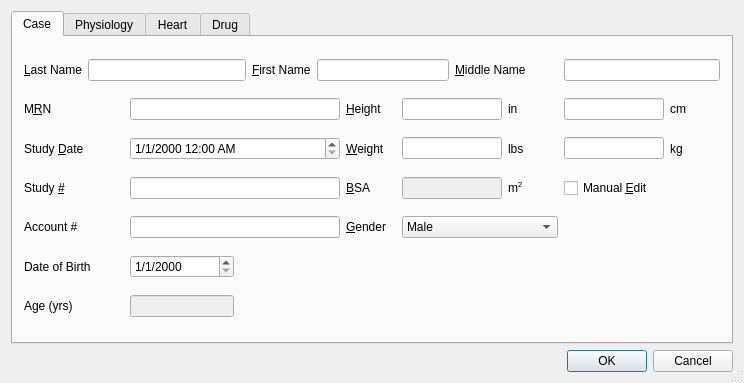
<?xml version="1.0" encoding="UTF-8"?>
<ui version="4.0">
 <class>PatientDialog</class>
 <widget class="QDialog" name="PatientDialog">
  <property name="geometry">
   <rect>
    <x>0</x>
    <y>0</y>
    <width>735</width>
    <height>383</height>
   </rect>
  </property>
  <property name="mouseTracking">
   <bool>false</bool>
  </property>
  <property name="windowTitle">
   <string>Patient Information</string>
  </property>
  <property name="sizeGripEnabled">
   <bool>true</bool>
  </property>
  <layout class="QGridLayout">
   <item row="0" column="0">
    <widget class="QTabWidget" name="tabWidget">
     <property name="mouseTracking">
      <bool>true</bool>
     </property>
     <property name="currentIndex">
      <number>0</number>
     </property>
     <widget class="QWidget" name="caseTab">
      <attribute name="title">
       <string>Case</string>
      </attribute>
      <layout class="QGridLayout">
       <item row="0" column="0">
        <widget class="QLabel" name="textLabel1">
         <property name="text">
          <string>&amp;Last Name</string>
         </property>
         <property name="buddy">
          <cstring>lastNameLineEdit</cstring>
         </property>
        </widget>
       </item>
       <item row="0" column="1" colspan="3">
        <widget class="QLineEdit" name="lastNameLineEdit"/>
       </item>
       <item row="0" column="4">
        <widget class="QLabel" name="textLabel2">
         <property name="text">
          <string>&amp;First Name</string>
         </property>
         <property name="buddy">
          <cstring>firstNameLineEdit</cstring>
         </property>
        </widget>
       </item>
       <item row="0" column="5" colspan="3">
        <widget class="QLineEdit" name="firstNameLineEdit"/>
       </item>
       <item row="0" column="8" colspan="2">
        <widget class="QLabel" name="textLabel3">
         <property name="text">
          <string>&amp;Middle Name</string>
         </property>
         <property name="alignment">
          <set>Qt::AlignVCenter</set>
         </property>
         <property name="buddy">
          <cstring>middleNameLineEdit</cstring>
         </property>
        </widget>
       </item>
       <item row="0" column="10" colspan="2">
        <widget class="QLineEdit" name="middleNameLineEdit"/>
       </item>
       <item row="1" column="0" colspan="2">
        <widget class="QLabel" name="textLabel2_2">
         <property name="sizePolicy">
          <sizepolicy hsizetype="Preferred" vsizetype="Preferred">
           <horstretch>0</horstretch>
           <verstretch>0</verstretch>
          </sizepolicy>
         </property>
         <property name="minimumSize">
          <size>
           <width>100</width>
           <height>0</height>
          </size>
         </property>
         <property name="text">
          <string>M&amp;RN</string>
         </property>
         <property name="buddy">
          <cstring>mrnLineEdit</cstring>
         </property>
        </widget>
       </item>
       <item row="1" column="2" colspan="4">
        <widget class="QLineEdit" name="mrnLineEdit">
         <property name="sizePolicy">
          <sizepolicy hsizetype="Minimum" vsizetype="Fixed">
           <horstretch>0</horstretch>
           <verstretch>0</verstretch>
          </sizepolicy>
         </property>
         <property name="minimumSize">
          <size>
           <width>200</width>
           <height>0</height>
          </size>
         </property>
        </widget>
       </item>
       <item row="1" column="6">
        <widget class="QLabel" name="textLabel6">
         <property name="minimumSize">
          <size>
           <width>50</width>
           <height>0</height>
          </size>
         </property>
         <property name="text">
          <string>&amp;Height</string>
         </property>
         <property name="buddy">
          <cstring>heightInLineEdit</cstring>
         </property>
        </widget>
       </item>
       <item row="1" column="7" colspan="2">
        <widget class="QLineEdit" name="heightInLineEdit">
         <property name="sizePolicy">
          <sizepolicy hsizetype="Minimum" vsizetype="Fixed">
           <horstretch>0</horstretch>
           <verstretch>0</verstretch>
          </sizepolicy>
         </property>
         <property name="minimumSize">
          <size>
           <width>100</width>
           <height>0</height>
          </size>
         </property>
        </widget>
       </item>
       <item row="1" column="9">
        <widget class="QLabel" name="textLabel1_3">
         <property name="minimumSize">
          <size>
           <width>50</width>
           <height>0</height>
          </size>
         </property>
         <property name="text">
          <string>in</string>
         </property>
        </widget>
       </item>
       <item row="1" column="10">
        <widget class="QLineEdit" name="heightCmLineEdit">
         <property name="sizePolicy">
          <sizepolicy hsizetype="Minimum" vsizetype="Fixed">
           <horstretch>0</horstretch>
           <verstretch>0</verstretch>
          </sizepolicy>
         </property>
         <property name="minimumSize">
          <size>
           <width>100</width>
           <height>0</height>
          </size>
         </property>
        </widget>
       </item>
       <item row="1" column="11">
        <widget class="QLabel" name="textLabel3_2">
         <property name="minimumSize">
          <size>
           <width>50</width>
           <height>0</height>
          </size>
         </property>
         <property name="text">
          <string>cm</string>
         </property>
        </widget>
       </item>
       <item row="2" column="0" colspan="2">
        <widget class="QLabel" name="textLabel1_5">
         <property name="minimumSize">
          <size>
           <width>100</width>
           <height>0</height>
          </size>
         </property>
         <property name="text">
          <string>Study &amp;Date</string>
         </property>
         <property name="buddy">
          <cstring>studyDateTimeEdit</cstring>
         </property>
        </widget>
       </item>
       <item row="2" column="2" colspan="4">
        <widget class="QDateTimeEdit" name="studyDateTimeEdit">
         <property name="sizePolicy">
          <sizepolicy hsizetype="Minimum" vsizetype="Fixed">
           <horstretch>0</horstretch>
           <verstretch>0</verstretch>
          </sizepolicy>
         </property>
         <property name="minimumSize">
          <size>
           <width>200</width>
           <height>0</height>
          </size>
         </property>
         <property name="displayFormat">
          <string>M/d/yyyy h:mm AP</string>
         </property>
        </widget>
       </item>
       <item row="2" column="6">
        <widget class="QLabel" name="textLabel11">
         <property name="minimumSize">
          <size>
           <width>50</width>
           <height>0</height>
          </size>
         </property>
         <property name="text">
          <string>&amp;Weight</string>
         </property>
         <property name="buddy">
          <cstring>weightLbsLineEdit</cstring>
         </property>
        </widget>
       </item>
       <item row="2" column="7" colspan="2">
        <widget class="QLineEdit" name="weightLbsLineEdit">
         <property name="sizePolicy">
          <sizepolicy hsizetype="Minimum" vsizetype="Fixed">
           <horstretch>0</horstretch>
           <verstretch>0</verstretch>
          </sizepolicy>
         </property>
         <property name="minimumSize">
          <size>
           <width>100</width>
           <height>0</height>
          </size>
         </property>
        </widget>
       </item>
       <item row="2" column="9">
        <widget class="QLabel" name="textLabel2_3">
         <property name="minimumSize">
          <size>
           <width>50</width>
           <height>0</height>
          </size>
         </property>
         <property name="text">
          <string>lbs</string>
         </property>
        </widget>
       </item>
       <item row="2" column="10">
        <widget class="QLineEdit" name="weightKgLineEdit">
         <property name="sizePolicy">
          <sizepolicy hsizetype="Minimum" vsizetype="Fixed">
           <horstretch>0</horstretch>
           <verstretch>0</verstretch>
          </sizepolicy>
         </property>
         <property name="minimumSize">
          <size>
           <width>100</width>
           <height>0</height>
          </size>
         </property>
        </widget>
       </item>
       <item row="2" column="11">
        <widget class="QLabel" name="textLabel4_2">
         <property name="minimumSize">
          <size>
           <width>50</width>
           <height>0</height>
          </size>
         </property>
         <property name="text">
          <string>kg</string>
         </property>
        </widget>
       </item>
       <item row="3" column="0" colspan="2">
        <widget class="QLabel" name="textLabel2_4">
         <property name="minimumSize">
          <size>
           <width>100</width>
           <height>0</height>
          </size>
         </property>
         <property name="text">
          <string>Study &amp;#</string>
         </property>
         <property name="buddy">
          <cstring>studyNumberLineEdit</cstring>
         </property>
        </widget>
       </item>
       <item row="3" column="2" colspan="4">
        <widget class="QLineEdit" name="studyNumberLineEdit">
         <property name="sizePolicy">
          <sizepolicy hsizetype="Minimum" vsizetype="Fixed">
           <horstretch>0</horstretch>
           <verstretch>0</verstretch>
          </sizepolicy>
         </property>
         <property name="minimumSize">
          <size>
           <width>200</width>
           <height>0</height>
          </size>
         </property>
        </widget>
       </item>
       <item row="3" column="6">
        <widget class="QLabel" name="textLabel12">
         <property name="minimumSize">
          <size>
           <width>50</width>
           <height>0</height>
          </size>
         </property>
         <property name="text">
          <string>&amp;BSA</string>
         </property>
         <property name="buddy">
          <cstring>bsaLineEdit</cstring>
         </property>
        </widget>
       </item>
       <item row="3" column="7" colspan="2">
        <widget class="QLineEdit" name="bsaLineEdit">
         <property name="enabled">
          <bool>false</bool>
         </property>
         <property name="sizePolicy">
          <sizepolicy hsizetype="Minimum" vsizetype="Fixed">
           <horstretch>0</horstretch>
           <verstretch>0</verstretch>
          </sizepolicy>
         </property>
         <property name="minimumSize">
          <size>
           <width>100</width>
           <height>0</height>
          </size>
         </property>
        </widget>
       </item>
       <item row="3" column="9">
        <widget class="QLabel" name="textLabel5_2">
         <property name="minimumSize">
          <size>
           <width>50</width>
           <height>0</height>
          </size>
         </property>
         <property name="text">
          <string>m&lt;SUP&gt;2&lt;/SUP&gt;</string>
         </property>
        </widget>
       </item>
       <item row="3" column="10">
        <widget class="QCheckBox" name="manualEditBsaCheckBox">
         <property name="text">
          <string>Manual &amp;Edit</string>
         </property>
         <property name="shortcut">
          <string>Alt+E</string>
         </property>
        </widget>
       </item>
       <item row="4" column="0" colspan="2">
        <widget class="QLabel" name="label">
         <property name="sizePolicy">
          <sizepolicy hsizetype="Preferred" vsizetype="Preferred">
           <horstretch>0</horstretch>
           <verstretch>0</verstretch>
          </sizepolicy>
         </property>
         <property name="minimumSize">
          <size>
           <width>100</width>
           <height>0</height>
          </size>
         </property>
         <property name="text">
          <string>Account #</string>
         </property>
         <property name="buddy">
          <cstring>accountNumberLineEdit</cstring>
         </property>
        </widget>
       </item>
       <item row="4" column="2" colspan="4">
        <widget class="QLineEdit" name="accountNumberLineEdit">
         <property name="sizePolicy">
          <sizepolicy hsizetype="Minimum" vsizetype="Fixed">
           <horstretch>0</horstretch>
           <verstretch>0</verstretch>
          </sizepolicy>
         </property>
         <property name="minimumSize">
          <size>
           <width>200</width>
           <height>0</height>
          </size>
         </property>
        </widget>
       </item>
       <item row="4" column="6">
        <widget class="QLabel" name="textLabel1_4">
         <property name="minimumSize">
          <size>
           <width>50</width>
           <height>0</height>
          </size>
         </property>
         <property name="text">
          <string>&amp;Gender</string>
         </property>
         <property name="buddy">
          <cstring>sexComboBox</cstring>
         </property>
        </widget>
       </item>
       <item row="4" column="7" colspan="3">
        <widget class="QComboBox" name="sexComboBox">
         <item>
          <property name="text">
           <string>Male</string>
          </property>
         </item>
         <item>
          <property name="text">
           <string>Female</string>
          </property>
         </item>
        </widget>
       </item>
       <item row="5" column="0" colspan="2">
        <widget class="QLabel" name="textLabel4">
         <property name="sizePolicy">
          <sizepolicy hsizetype="Preferred" vsizetype="Preferred">
           <horstretch>0</horstretch>
           <verstretch>0</verstretch>
          </sizepolicy>
         </property>
         <property name="minimumSize">
          <size>
           <width>100</width>
           <height>0</height>
          </size>
         </property>
         <property name="text">
          <string>Date of Birth</string>
         </property>
         <property name="buddy">
          <cstring>dobDateEdit</cstring>
         </property>
        </widget>
       </item>
       <item row="5" column="2">
        <widget class="QDateEdit" name="dobDateEdit">
         <property name="sizePolicy">
          <sizepolicy hsizetype="Minimum" vsizetype="Fixed">
           <horstretch>0</horstretch>
           <verstretch>0</verstretch>
          </sizepolicy>
         </property>
         <property name="minimumSize">
          <size>
           <width>100</width>
           <height>0</height>
          </size>
         </property>
         <property name="displayFormat">
          <string>M/d/yyyy</string>
         </property>
        </widget>
       </item>
       <item row="5" column="3" colspan="3">
        <widget class="QLabel" name="dobLabel">
         <property name="sizePolicy">
          <sizepolicy hsizetype="Preferred" vsizetype="Preferred">
           <horstretch>0</horstretch>
           <verstretch>0</verstretch>
          </sizepolicy>
         </property>
         <property name="minimumSize">
          <size>
           <width>100</width>
           <height>0</height>
          </size>
         </property>
         <property name="text">
          <string/>
         </property>
         <property name="alignment">
          <set>Qt::AlignLeading|Qt::AlignLeft|Qt::AlignVCenter</set>
         </property>
        </widget>
       </item>
       <item row="6" column="0" colspan="2">
        <widget class="QLabel" name="label_2">
         <property name="sizePolicy">
          <sizepolicy hsizetype="Preferred" vsizetype="Preferred">
           <horstretch>0</horstretch>
           <verstretch>0</verstretch>
          </sizepolicy>
         </property>
         <property name="minimumSize">
          <size>
           <width>100</width>
           <height>0</height>
          </size>
         </property>
         <property name="text">
          <string>Age (yrs)</string>
         </property>
         <property name="buddy">
          <cstring>ageLineEdit</cstring>
         </property>
        </widget>
       </item>
       <item row="6" column="2">
        <widget class="QLineEdit" name="ageLineEdit">
         <property name="enabled">
          <bool>false</bool>
         </property>
         <property name="minimumSize">
          <size>
           <width>100</width>
           <height>0</height>
          </size>
         </property>
         <property name="autoFillBackground">
          <bool>false</bool>
         </property>
        </widget>
       </item>
      </layout>
     </widget>
     <widget class="QWidget" name="physiologyTab">
      <attribute name="title">
       <string>Physiology</string>
      </attribute>
      <widget class="QWidget" name="layoutWidget">
       <property name="geometry">
        <rect>
         <x>20</x>
         <y>20</y>
         <width>223</width>
         <height>211</height>
        </rect>
       </property>
       <layout class="QGridLayout">
        <item row="0" column="0">
         <widget class="QLabel" name="textLabel5">
          <property name="text">
           <string>&amp;Heart</string>
          </property>
          <property name="buddy">
           <cstring>heartComboBox</cstring>
          </property>
         </widget>
        </item>
        <item row="0" column="1" colspan="2">
         <widget class="QComboBox" name="heartComboBox">
          <item>
           <property name="text">
            <string>default</string>
           </property>
          </item>
          <item>
           <property name="text">
            <string>new heart</string>
           </property>
          </item>
         </widget>
        </item>
        <item row="1" column="0" colspan="2">
         <widget class="QLabel" name="textLabel1_2">
          <property name="text">
           <string>E&amp;jection Fraction (%)</string>
          </property>
          <property name="buddy">
           <cstring>efSpinBox</cstring>
          </property>
         </widget>
        </item>
        <item row="1" column="2">
         <widget class="QSpinBox" name="efSpinBox">
          <property name="minimumSize">
           <size>
            <width>80</width>
            <height>0</height>
           </size>
          </property>
          <property name="minimum">
           <number>1</number>
          </property>
          <property name="maximum">
           <number>100</number>
          </property>
          <property name="value">
           <number>50</number>
          </property>
         </widget>
        </item>
        <item row="2" column="0">
         <widget class="QLabel" name="textLabel13">
          <property name="text">
           <string>&amp;Vagal Tone</string>
          </property>
          <property name="buddy">
           <cstring>vagalToneSpinBox</cstring>
          </property>
         </widget>
        </item>
        <item row="2" column="2">
         <widget class="QSpinBox" name="vagalToneSpinBox">
          <property name="minimumSize">
           <size>
            <width>80</width>
            <height>0</height>
           </size>
          </property>
          <property name="minimum">
           <number>1</number>
          </property>
          <property name="maximum">
           <number>100</number>
          </property>
          <property name="value">
           <number>50</number>
          </property>
         </widget>
        </item>
        <item row="3" column="0">
         <widget class="QLabel" name="textLabel14">
          <property name="text">
           <string>S&amp;ympathetic Tone</string>
          </property>
          <property name="buddy">
           <cstring>sympatheticToneSpinBox</cstring>
          </property>
         </widget>
        </item>
        <item row="3" column="2">
         <widget class="QSpinBox" name="sympatheticToneSpinBox">
          <property name="minimumSize">
           <size>
            <width>80</width>
            <height>0</height>
           </size>
          </property>
          <property name="minimum">
           <number>1</number>
          </property>
          <property name="maximum">
           <number>100</number>
          </property>
          <property name="value">
           <number>50</number>
          </property>
         </widget>
        </item>
        <item row="4" column="0" colspan="3">
         <widget class="QCheckBox" name="ischemiaCheckBox">
          <property name="text">
           <string>&amp;Ischemia</string>
          </property>
          <property name="shortcut">
           <string>Alt+I</string>
          </property>
         </widget>
        </item>
       </layout>
      </widget>
     </widget>
     <widget class="QWidget" name="heartTab">
      <attribute name="title">
       <string>Heart</string>
      </attribute>
     </widget>
     <widget class="QWidget" name="drugTab">
      <attribute name="title">
       <string>Drug</string>
      </attribute>
     </widget>
    </widget>
   </item>
   <item row="1" column="0">
    <widget class="QDialogButtonBox" name="buttonBox">
     <property name="standardButtons">
      <set>QDialogButtonBox::Cancel|QDialogButtonBox::Ok</set>
     </property>
    </widget>
   </item>
  </layout>
 </widget>
 <layoutdefault spacing="6" margin="11"/>
 <pixmapfunction>qPixmapFromMimeSource</pixmapfunction>
 <tabstops>
  <tabstop>lastNameLineEdit</tabstop>
  <tabstop>firstNameLineEdit</tabstop>
  <tabstop>middleNameLineEdit</tabstop>
  <tabstop>mrnLineEdit</tabstop>
  <tabstop>heightInLineEdit</tabstop>
  <tabstop>heightCmLineEdit</tabstop>
  <tabstop>studyDateTimeEdit</tabstop>
  <tabstop>weightLbsLineEdit</tabstop>
  <tabstop>weightKgLineEdit</tabstop>
  <tabstop>studyNumberLineEdit</tabstop>
  <tabstop>bsaLineEdit</tabstop>
  <tabstop>manualEditBsaCheckBox</tabstop>
  <tabstop>accountNumberLineEdit</tabstop>
  <tabstop>sexComboBox</tabstop>
  <tabstop>dobDateEdit</tabstop>
  <tabstop>ageLineEdit</tabstop>
  <tabstop>heartComboBox</tabstop>
  <tabstop>efSpinBox</tabstop>
  <tabstop>vagalToneSpinBox</tabstop>
  <tabstop>sympatheticToneSpinBox</tabstop>
  <tabstop>ischemiaCheckBox</tabstop>
  <tabstop>tabWidget</tabstop>
  <tabstop>buttonBox</tabstop>
 </tabstops>
 <resources/>
 <connections/>
</ui>
